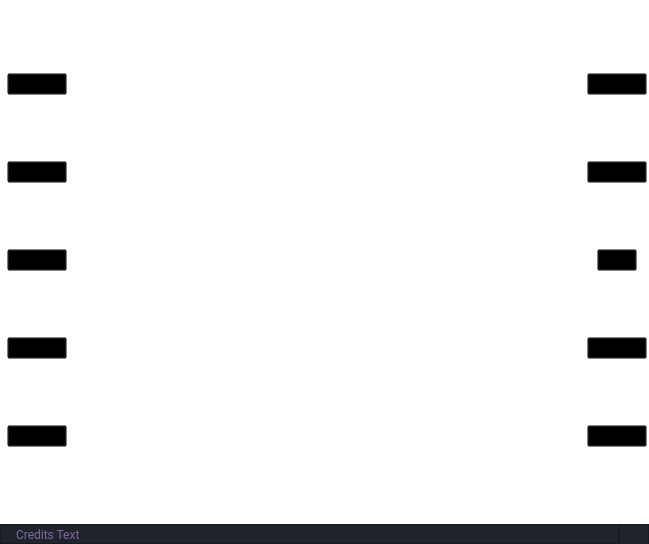
                 <widget class="QWidget" name="main_body_container" native="true">
                  <property name="sizePolicy">
                   <sizepolicy hsizetype="Expanding" vsizetype="Preferred">
                    <horstretch>0</horstretch>
                    <verstretch>0</verstretch>
                   </sizepolicy>
                  </property>
                  <property name="styleSheet">
                   <string notr="true">background-color:transparent;</string>
                  </property>
                  <layout class="QVBoxLayout" name="verticalLayout">
                   <property name="spacing">
                    <number>0</number>
                   </property>
                   <property name="leftMargin">
                    <number>0</number>
                   </property>
                   <property name="topMargin">
                    <number>0</number>
                   </property>
                   <property name="rightMargin">
                    <number>0</number>
                   </property>
                   <property name="bottomMargin">
                    <number>0</number>
                   </property>
                   <item>
                    <widget class="QFrame" name="frame_3">
                     <property name="frameShape">
                      <enum>QFrame::StyledPanel</enum>
                     </property>
                     <property name="frameShadow">
                      <enum>QFrame::Raised</enum>
                     </property>
                     <layout class="QHBoxLayout" name="horizontalLayout_15">
                      <property name="spacing">
                       <number>0</number>
                      </property>
                      <property name="leftMargin">
                       <number>0</number>
                      </property>
                      <property name="topMargin">
                       <number>0</number>
                      </property>
                      <property name="rightMargin">
                       <number>0</number>
                      </property>
                      <property name="bottomMargin">
                       <number>0</number>
                      </property>
                      <item>
                       <widget class="QWidget" name="map_container" native="true">
                        <property name="sizePolicy">
                         <sizepolicy hsizetype="Expanding" vsizetype="Expanding">
                          <horstretch>0</horstretch>
                          <verstretch>0</verstretch>
                         </sizepolicy>
                        </property>
                        <property name="minimumSize">
                         <size>
                          <width>0</width>
                          <height>0</height>
                         </size>
                        </property>
                        <property name="maximumSize">
                         <size>
                          <width>16777215</width>
                          <height>16777215</height>
                         </size>
                        </property>
                        <layout class="QHBoxLayout" name="horizontalLayout_12">
                         <property name="spacing">
                          <number>0</number>
                         </property>
                         <property name="leftMargin">
                          <number>5</number>
                         </property>
                         <property name="topMargin">
                          <number>0</number>
                         </property>
                         <property name="rightMargin">
                          <number>0</number>
                         </property>
                         <property name="bottomMargin">
                          <number>0</number>
                         </property>
                         <item>
                          <widget class="QFrame" name="map_frame_2">
                           <property name="sizePolicy">
                            <sizepolicy hsizetype="Expanding" vsizetype="Expanding">
                             <horstretch>0</horstretch>
                             <verstretch>0</verstretch>
                            </sizepolicy>
                           </property>
                           <property name="frameShape">
                            <enum>QFrame::StyledPanel</enum>
                           </property>
                           <property name="frameShadow">
                            <enum>QFrame::Raised</enum>
                           </property>
                           <layout class="QHBoxLayout" name="horizontalLayout_14">
                            <property name="spacing">
                             <number>10</number>
                            </property>
                            <property name="leftMargin">
                             <number>0</number>
                            </property>
                            <property name="topMargin">
                             <number>10</number>
                            </property>
                            <property name="rightMargin">
                             <number>0</number>
                            </property>
                            <property name="bottomMargin">
                             <number>10</number>
                            </property>
                            <item>
                             <widget class="QWidget" name="blue_hero_icons_2" native="true">
                              <property name="sizePolicy">
                               <sizepolicy hsizetype="Preferred" vsizetype="Preferred">
                                <horstretch>0</horstretch>
                                <verstretch>0</verstretch>
                               </sizepolicy>
                              </property>
                              <property name="minimumSize">
                               <size>
                                <width>60</width>
                                <height>300</height>
                               </size>
                              </property>
                              <property name="styleSheet">
                               <string notr="true"/>
                              </property>
                              <layout class="QVBoxLayout" name="verticalLayout_11">
                               <property name="spacing">
                                <number>5</number>
                               </property>
                               <property name="leftMargin">
                                <number>0</number>
                               </property>
                               <property name="topMargin">
                                <number>0</number>
                               </property>
                               <property name="rightMargin">
                                <number>0</number>
                               </property>
                               <property name="bottomMargin">
                                <number>0</number>
                               </property>
                               <item>
                                <widget class="QPushButton" name="blue_hero5_2">
                                 <property name="text">
                                  <string/>
                                 </property>
                                 <property name="icon">
                                  <iconset resource="../rsc.qrc">
                                   <normaloff>:/icons/icons/plus-circle.svg</normaloff>:/icons/icons/plus-circle.svg</iconset>
                                 </property>
                                 <property name="iconSize">
                                  <size>
                                   <width>45</width>
                                   <height>45</height>
                                  </size>
                                 </property>
                                </widget>
                               </item>
                               <item>
                                <widget class="QPushButton" name="blue_hero4_2">
                                 <property name="text">
                                  <string/>
                                 </property>
                                 <property name="icon">
                                  <iconset resource="../rsc.qrc">
                                   <normaloff>:/icons/icons/plus-circle.svg</normaloff>:/icons/icons/plus-circle.svg</iconset>
                                 </property>
                                 <property name="iconSize">
                                  <size>
                                   <width>45</width>
                                   <height>45</height>
                                  </size>
                                 </property>
                                </widget>
                               </item>
                               <item>
                                <widget class="QPushButton" name="blue_hero3_2">
                                 <property name="text">
                                  <string/>
                                 </property>
                                 <property name="icon">
                                  <iconset resource="../rsc.qrc">
                                   <normaloff>:/icons/icons/plus-circle.svg</normaloff>:/icons/icons/plus-circle.svg</iconset>
                                 </property>
                                 <property name="iconSize">
                                  <size>
                                   <width>45</width>
                                   <height>45</height>
                                  </size>
                                 </property>
                                </widget>
                               </item>
                               <item>
                                <widget class="QPushButton" name="blue_hero2_2">
                                 <property name="text">
                                  <string/>
                                 </property>
                                 <property name="icon">
                                  <iconset resource="../rsc.qrc">
                                   <normaloff>:/icons/icons/plus-circle.svg</normaloff>:/icons/icons/plus-circle.svg</iconset>
                                 </property>
                                 <property name="iconSize">
                                  <size>
                                   <width>45</width>
                                   <height>45</height>
                                  </size>
                                 </property>
                                </widget>
                               </item>
                               <item>
                                <widget class="QPushButton" name="blue_hero1_2">
                                 <property name="text">
                                  <string/>
                                 </property>
                                 <property name="icon">
                                  <iconset resource="../rsc.qrc">
                                   <normaloff>:/icons/icons/plus-circle.svg</normaloff>:/icons/icons/plus-circle.svg</iconset>
                                 </property>
                                 <property name="iconSize">
                                  <size>
                                   <width>45</width>
                                   <height>45</height>
                                  </size>
                                 </property>
                                </widget>
                               </item>
                              </layout>
                             </widget>
                            </item>
                            <item>
                             <widget class="QLabel" name="map_2">
                              <property name="sizePolicy">
                               <sizepolicy hsizetype="Expanding" vsizetype="Expanding">
                                <horstretch>0</horstretch>
                                <verstretch>0</verstretch>
                               </sizepolicy>
                              </property>
                              <property name="minimumSize">
                               <size>
                                <width>500</width>
                                <height>500</height>
                               </size>
                              </property>
                              <property name="styleSheet">
                               <string notr="true">image: url(:/icons/icons/map.png);</string>
                              </property>
                              <property name="text">
                               <string/>
                              </property>
                             </widget>
                            </item>
                            <item>
                             <widget class="QWidget" name="red_hero_icons_2" native="true">
                              <property name="sizePolicy">
                               <sizepolicy hsizetype="Preferred" vsizetype="Preferred">
                                <horstretch>0</horstretch>
                                <verstretch>0</verstretch>
                               </sizepolicy>
                              </property>
                              <property name="minimumSize">
                               <size>
                                <width>60</width>
                                <height>300</height>
                               </size>
                              </property>
                              <property name="styleSheet">
                               <string notr="true"/>
                              </property>
                              <layout class="QVBoxLayout" name="verticalLayout_12">
                               <property name="spacing">
                                <number>5</number>
                               </property>
                               <property name="leftMargin">
                                <number>0</number>
                               </property>
                               <property name="topMargin">
                                <number>0</number>
                               </property>
                               <property name="rightMargin">
                                <number>0</number>
                               </property>
                               <property name="bottomMargin">
                                <number>0</number>
                               </property>
                               <item>
                                <widget class="QPushButton" name="red_hero1_2">
                                 <property name="text">
                                  <string/>
                                 </property>
                                 <property name="icon">
                                  <iconset resource="../rsc.qrc">
                                   <normaloff>:/icons/icons/plus-circle.svg</normaloff>:/icons/icons/plus-circle.svg</iconset>
                                 </property>
                                 <property name="iconSize">
                                  <size>
                                   <width>45</width>
                                   <height>45</height>
                                  </size>
                                 </property>
                                </widget>
                               </item>
                               <item>
                                <widget class="QPushButton" name="red_hero2_2">
                                 <property name="text">
                                  <string/>
                                 </property>
                                 <property name="icon">
                                  <iconset resource="../rsc.qrc">
                                   <normaloff>:/icons/icons/plus-circle.svg</normaloff>:/icons/icons/plus-circle.svg</iconset>
                                 </property>
                                 <property name="iconSize">
                                  <size>
                                   <width>45</width>
                                   <height>45</height>
                                  </size>
                                 </property>
                                </widget>
                               </item>
                               <item alignment="Qt::AlignHCenter">
                                <widget class="QPushButton" name="red_hero3_2">
                                 <property name="text">
                                  <string/>
                                 </property>
                                 <property name="icon">
                                  <iconset resource="../rsc.qrc">
                                   <normaloff>:/icons/icons/plus-circle.svg</normaloff>:/icons/icons/plus-circle.svg</iconset>
                                 </property>
                                 <property name="iconSize">
                                  <size>
                                   <width>45</width>
                                   <height>45</height>
                                  </size>
                                 </property>
                                </widget>
                               </item>
                               <item>
                                <widget class="QPushButton" name="red_hero4_2">
                                 <property name="text">
                                  <string/>
                                 </property>
                                 <property name="icon">
                                  <iconset resource="../rsc.qrc">
                                   <normaloff>:/icons/icons/plus-circle.svg</normaloff>:/icons/icons/plus-circle.svg</iconset>
                                 </property>
                                 <property name="iconSize">
                                  <size>
                                   <width>45</width>
                                   <height>45</height>
                                  </size>
                                 </property>
                                </widget>
                               </item>
                               <item>
                                <widget class="QPushButton" name="red_hero5_2">
                                 <property name="text">
                                  <string/>
                                 </property>
                                 <property name="icon">
                                  <iconset resource="../rsc.qrc">
                                   <normaloff>:/icons/icons/plus-circle.svg</normaloff>:/icons/icons/plus-circle.svg</iconset>
                                 </property>
                                 <property name="iconSize">
                                  <size>
                                   <width>45</width>
                                   <height>45</height>
                                  </size>
                                 </property>
                                </widget>
                               </item>
                              </layout>
                             </widget>
                            </item>
                           </layout>
                          </widget>
                         </item>
                        </layout>
                       </widget>
                      </item>
                     </layout>
                    </widget>
                   </item>
                   <item>
                    <widget class="QFrame" name="credits_bar">
                     <property name="maximumSize">
                      <size>
                       <width>16777215</width>
                       <height>20</height>
                      </size>
                     </property>
                     <property name="styleSheet">
                      <string notr="true">background-color:#1f232a;</string>
                     </property>
                     <property name="frameShape">
                      <enum>QFrame::NoFrame</enum>
                     </property>
                     <property name="frameShadow">
                      <enum>QFrame::Raised</enum>
                     </property>
                     <layout class="QHBoxLayout" name="horizontalLayout_2">
                      <property name="spacing">
                       <number>0</number>
                      </property>
                      <property name="leftMargin">
                       <number>0</number>
                      </property>
                      <property name="topMargin">
                       <number>0</number>
                      </property>
                      <property name="rightMargin">
                       <number>0</number>
                      </property>
                      <property name="bottomMargin">
                       <number>0</number>
                      </property>
                      <item>
                       <widget class="QFrame" name="frame_label_credits">
                        <property name="frameShape">
                         <enum>QFrame::StyledPanel</enum>
                        </property>
                        <property name="frameShadow">
                         <enum>QFrame::Raised</enum>
                        </property>
                        <layout class="QVBoxLayout" name="verticalLayout_3">
                         <property name="spacing">
                          <number>0</number>
                         </property>
                         <property name="leftMargin">
                          <number>15</number>
                         </property>
                         <property name="topMargin">
                          <number>0</number>
                         </property>
                         <property name="rightMargin">
                          <number>0</number>
                         </property>
                         <property name="bottomMargin">
                          <number>0</number>
                         </property>
                         <item>
                          <widget class="QLabel" name="label_credits">
                           <property name="font">
                            <font>
                             <family>Roboto</family>
                            </font>
                           </property>
                           <property name="styleSheet">
                            <string notr="true">color: rgb(128, 102, 168);</string>
                           </property>
                           <property name="text">
                            <string>Credits Text</string>
                           </property>
                          </widget>
                         </item>
                        </layout>
                       </widget>
                      </item>
                      <item>
                       <widget class="QFrame" name="frame_grip">
                        <property name="minimumSize">
                         <size>
                          <width>30</width>
                          <height>30</height>
                         </size>
                        </property>
                        <property name="maximumSize">
                         <size>
                          <width>30</width>
                          <height>30</height>
                         </size>
                        </property>
                        <property name="styleSheet">
                         <string notr="true">padding: 5px;</string>
                        </property>
                        <property name="frameShape">
                         <enum>QFrame::StyledPanel</enum>
                        </property>
                        <property name="frameShadow">
                         <enum>QFrame::Raised</enum>
                        </property>
                       </widget>
                      </item>
                     </layout>
                    </widget>
                   </item>
                  </layout>
                 </widget>
